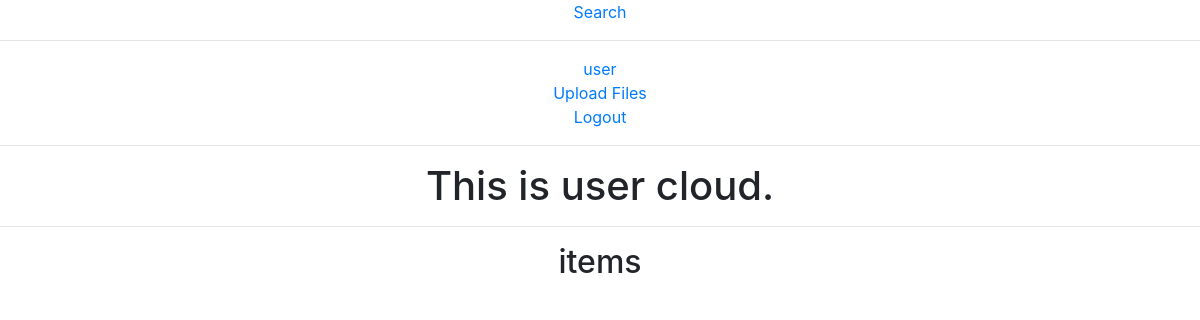
The page /self/user/ (signed in) on the database as committed earlier.
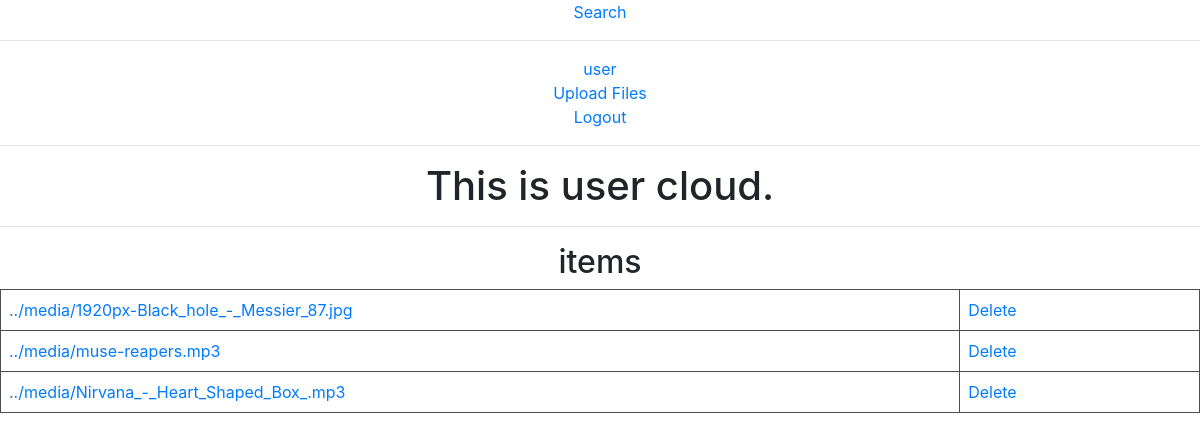
The same page on the database as committed later.
### page/models.py (models this page shows)
class Item(models.Model):
    File = models.FileField(upload_to = "../media/")
    access = models.BooleanField(default = False)
    author = models.ForeignKey(User, on_delete = models.CASCADE)

### page/views.py (the view)
# urls.py: path("self/<name>/", views.self),
def self(request, name):
    if name == "AnonymousUser":
        return redirect("/login")
    if get_user(request).username != name:
        items = Item.objects.filter(author__username = name, access = True).order_by("-id")
        return render(request, "self.html", {"item": items, "who": name})
    else:
        items = Item.objects.filter(author__username = name).order_by("-id")
        return render(request, "self.html", {"item": items, "who": name})

### page/templates/self.html
{% extends "blocks/wrapper.html" %}
{%block content%}
{% include "includes/header.html"%}
<h1>This is {{who}} cloud.</h1>
<hr>
<h2>items</h2>
<table>
{%for i in item%}
<tr>
    <td><a href="/{{i.File}}" download>{{i.File}}</a></td>
    <td style = "width: 20%;"><a href="/self/{{who}}/delete/{{i.id}}">Delete</a></td>
</tr>
{%endfor%}
</table>
{%endblock%}

### page/templates/blocks/wrapper.html (shortened to what this page needs)
<!DOCTYPE html>
<html lang="en">
<head>
</head>
<body>
        <link rel="stylesheet" href="https://stackpath.bootstrapcdn.com/bootstrap/4.3.1/css/bootstrap.min.css">
    <center>
    {%block content%}
    {%endblock%}
</body>
</html>

### page/templates/includes/header.html (shortened to what this page needs)
<div>
    <a href="/search" role="button">Search</a>
</div>
<hr>
<div>
    {% if user.is_authenticated%}
        <a href="/self/{{user}}" role="button">{{user}}</a><br>
        <a href="/self/{{user}}/upload">Upload Files</a><br>
        <a href="/logout" role="button">Logout</a>
    {%else%}
        <a href="/login" role="button">Login</a><br>
        <a href="/signup" role="button">Signup</a>
    {%endif%}
</div>
<hr>

### page/templates/blocks/wrapper.html (style rules this page uses)
table { border-collapse: collapse; width: 100%; }
td, th { border: 1.5px solid #4e4e4e; text-align: left; padding: 8px; }

Rows that differ between the two databases and show on the page:
added Item: File "../media/1920px-Black_hole_-_Messier_87.jpg"
added Item: File "../media/muse-reapers.mp3"
added Item: File "../media/Nirvana_-_Heart_Shaped_Box_.mp3"
